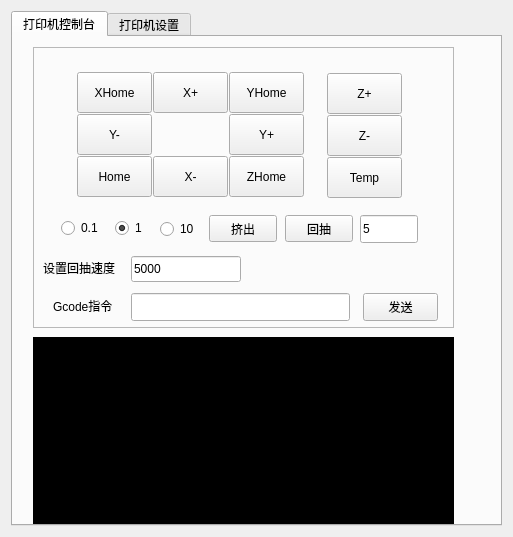
<?xml version="1.0" encoding="UTF-8"?>
<ui version="4.0">
 <class>SettingDialog</class>
 <widget class="QDialog" name="SettingDialog">
  <property name="geometry">
   <rect>
    <x>0</x>
    <y>0</y>
    <width>513</width>
    <height>537</height>
   </rect>
  </property>
  <property name="windowTitle">
   <string>Dialog</string>
  </property>
  <property name="styleSheet">
   <string notr="true"/>
  </property>
  <layout class="QVBoxLayout" name="verticalLayout">
   <item>
    <widget class="QTabWidget" name="tabWidget">
     <property name="styleSheet">
      <string notr="true"/>
     </property>
     <property name="currentIndex">
      <number>0</number>
     </property>
     <widget class="QWidget" name="Control">
      <attribute name="title">
       <string>打印机控制台</string>
      </attribute>
      <widget class="QTextBrowser" name="textBrowser">
       <property name="geometry">
        <rect>
         <x>20</x>
         <y>300</y>
         <width>421</width>
         <height>211</height>
        </rect>
       </property>
       <property name="styleSheet">
        <string notr="true">QTextBrowser
{
	
	color: rgb(255, 255, 255);
	
	background-color: rgb(0, 0, 0);
	font: 8pt &quot;微软雅黑&quot;;
}</string>
       </property>
      </widget>
      <widget class="QPushButton" name="pushButton">
       <property name="geometry">
        <rect>
         <x>355</x>
         <y>521</y>
         <width>75</width>
         <height>23</height>
        </rect>
       </property>
       <property name="text">
        <string>退出</string>
       </property>
      </widget>
      <widget class="QFrame" name="frame">
       <property name="geometry">
        <rect>
         <x>20</x>
         <y>10</y>
         <width>421</width>
         <height>281</height>
        </rect>
       </property>
       <property name="frameShape">
        <enum>QFrame::StyledPanel</enum>
       </property>
       <property name="frameShadow">
        <enum>QFrame::Raised</enum>
       </property>
       <widget class="QLineEdit" name="outlong">
        <property name="geometry">
         <rect>
          <x>327</x>
          <y>168</y>
          <width>58</width>
          <height>28</height>
         </rect>
        </property>
        <property name="text">
         <string>5</string>
        </property>
       </widget>
       <widget class="QPushButton" name="ePlus">
        <property name="geometry">
         <rect>
          <x>176</x>
          <y>168</y>
          <width>68</width>
          <height>27</height>
         </rect>
        </property>
        <property name="text">
         <string>挤出</string>
        </property>
       </widget>
       <widget class="QLineEdit" name="lineEdit">
        <property name="geometry">
         <rect>
          <x>98</x>
          <y>246</y>
          <width>219</width>
          <height>28</height>
         </rect>
        </property>
       </widget>
       <widget class="QLineEdit" name="excurdSpeed">
        <property name="geometry">
         <rect>
          <x>98</x>
          <y>209</y>
          <width>110</width>
          <height>26</height>
         </rect>
        </property>
        <property name="text">
         <string>5000</string>
        </property>
       </widget>
       <widget class="QRadioButton" name="radioButton_2">
        <property name="geometry">
         <rect>
          <x>82</x>
          <y>173</y>
          <width>42</width>
          <height>16</height>
         </rect>
        </property>
        <property name="text">
         <string>1</string>
        </property>
        <property name="checked">
         <bool>true</bool>
        </property>
       </widget>
       <widget class="QLabel" name="label_6">
        <property name="geometry">
         <rect>
          <x>10</x>
          <y>210</y>
          <width>91</width>
          <height>21</height>
         </rect>
        </property>
        <property name="text">
         <string>设置回抽速度</string>
        </property>
       </widget>
       <widget class="QPushButton" name="sendGcode">
        <property name="geometry">
         <rect>
          <x>330</x>
          <y>246</y>
          <width>75</width>
          <height>28</height>
         </rect>
        </property>
        <property name="text">
         <string>发送</string>
        </property>
       </widget>
       <widget class="QRadioButton" name="radioButton_3">
        <property name="geometry">
         <rect>
          <x>127</x>
          <y>174</y>
          <width>49</width>
          <height>16</height>
         </rect>
        </property>
        <property name="text">
         <string>10</string>
        </property>
       </widget>
       <widget class="QPushButton" name="eDele">
        <property name="geometry">
         <rect>
          <x>252</x>
          <y>168</y>
          <width>68</width>
          <height>27</height>
         </rect>
        </property>
        <property name="text">
         <string>回抽</string>
        </property>
       </widget>
       <widget class="QRadioButton" name="radioButton">
        <property name="geometry">
         <rect>
          <x>28</x>
          <y>173</y>
          <width>51</width>
          <height>16</height>
         </rect>
        </property>
        <property name="text">
         <string>0.1</string>
        </property>
       </widget>
       <widget class="QLabel" name="label_5">
        <property name="geometry">
         <rect>
          <x>20</x>
          <y>243</y>
          <width>71</width>
          <height>31</height>
         </rect>
        </property>
        <property name="text">
         <string>Gcode指令</string>
        </property>
       </widget>
       <widget class="QPushButton" name="tempture">
        <property name="geometry">
         <rect>
          <x>294</x>
          <y>110</y>
          <width>75</width>
          <height>41</height>
         </rect>
        </property>
        <property name="text">
         <string>Temp</string>
        </property>
       </widget>
       <widget class="QPushButton" name="yDele">
        <property name="geometry">
         <rect>
          <x>196</x>
          <y>67</y>
          <width>75</width>
          <height>41</height>
         </rect>
        </property>
        <property name="text">
         <string>Y+</string>
        </property>
       </widget>
       <widget class="QPushButton" name="xHome">
        <property name="geometry">
         <rect>
          <x>44</x>
          <y>25</y>
          <width>75</width>
          <height>41</height>
         </rect>
        </property>
        <property name="text">
         <string>XHome</string>
        </property>
       </widget>
       <widget class="QPushButton" name="zDele">
        <property name="geometry">
         <rect>
          <x>294</x>
          <y>68</y>
          <width>75</width>
          <height>41</height>
         </rect>
        </property>
        <property name="text">
         <string>Z-</string>
        </property>
       </widget>
       <widget class="QPushButton" name="yHome">
        <property name="geometry">
         <rect>
          <x>196</x>
          <y>25</y>
          <width>75</width>
          <height>41</height>
         </rect>
        </property>
        <property name="text">
         <string>YHome</string>
        </property>
       </widget>
       <widget class="QPushButton" name="zPlus">
        <property name="geometry">
         <rect>
          <x>294</x>
          <y>26</y>
          <width>75</width>
          <height>41</height>
         </rect>
        </property>
        <property name="text">
         <string>Z+</string>
        </property>
       </widget>
       <widget class="QPushButton" name="yPlus">
        <property name="geometry">
         <rect>
          <x>44</x>
          <y>67</y>
          <width>75</width>
          <height>41</height>
         </rect>
        </property>
        <property name="text">
         <string>Y-</string>
        </property>
       </widget>
       <widget class="QPushButton" name="xDele">
        <property name="geometry">
         <rect>
          <x>120</x>
          <y>109</y>
          <width>75</width>
          <height>41</height>
         </rect>
        </property>
        <property name="text">
         <string>X-</string>
        </property>
       </widget>
       <widget class="QPushButton" name="zHome">
        <property name="geometry">
         <rect>
          <x>196</x>
          <y>109</y>
          <width>75</width>
          <height>41</height>
         </rect>
        </property>
        <property name="text">
         <string>ZHome</string>
        </property>
       </widget>
       <widget class="QPushButton" name="xPlus">
        <property name="geometry">
         <rect>
          <x>120</x>
          <y>25</y>
          <width>75</width>
          <height>41</height>
         </rect>
        </property>
        <property name="text">
         <string>X+</string>
        </property>
       </widget>
       <widget class="QPushButton" name="xDele_2">
        <property name="geometry">
         <rect>
          <x>44</x>
          <y>109</y>
          <width>75</width>
          <height>41</height>
         </rect>
        </property>
        <property name="text">
         <string>Home</string>
        </property>
       </widget>
      </widget>
     </widget>
     <widget class="QWidget" name="tab">
      <attribute name="title">
       <string>打印机设置</string>
      </attribute>
      <widget class="QLabel" name="label">
       <property name="geometry">
        <rect>
         <x>30</x>
         <y>40</y>
         <width>81</width>
         <height>21</height>
        </rect>
       </property>
       <property name="text">
        <string>预加热时间</string>
       </property>
       <property name="alignment">
        <set>Qt::AlignCenter</set>
       </property>
      </widget>
      <widget class="QLineEdit" name="lineEdit_2">
       <property name="geometry">
        <rect>
         <x>112</x>
         <y>39</y>
         <width>111</width>
         <height>23</height>
        </rect>
       </property>
       <property name="text">
        <string>5</string>
       </property>
      </widget>
      <widget class="QLabel" name="label_2">
       <property name="geometry">
        <rect>
         <x>224</x>
         <y>40</y>
         <width>43</width>
         <height>20</height>
        </rect>
       </property>
       <property name="text">
        <string>分钟</string>
       </property>
       <property name="alignment">
        <set>Qt::AlignCenter</set>
       </property>
      </widget>
      <widget class="QLabel" name="label_3">
       <property name="geometry">
        <rect>
         <x>44</x>
         <y>73</y>
         <width>65</width>
         <height>21</height>
        </rect>
       </property>
       <property name="text">
        <string>加热温度</string>
       </property>
       <property name="alignment">
        <set>Qt::AlignCenter</set>
       </property>
      </widget>
      <widget class="QLineEdit" name="lineEdit_3">
       <property name="geometry">
        <rect>
         <x>112</x>
         <y>73</y>
         <width>111</width>
         <height>23</height>
        </rect>
       </property>
       <property name="text">
        <string>35</string>
       </property>
      </widget>
      <widget class="QLabel" name="label_4">
       <property name="geometry">
        <rect>
         <x>225</x>
         <y>74</y>
         <width>43</width>
         <height>20</height>
        </rect>
       </property>
       <property name="text">
        <string>度</string>
       </property>
       <property name="alignment">
        <set>Qt::AlignCenter</set>
       </property>
      </widget>
      <widget class="QCustomPlot" name="cusplot" native="true">
       <property name="geometry">
        <rect>
         <x>30</x>
         <y>230</y>
         <width>411</width>
         <height>301</height>
        </rect>
       </property>
      </widget>
      <widget class="QLabel" name="label_7">
       <property name="geometry">
        <rect>
         <x>50</x>
         <y>110</y>
         <width>58</width>
         <height>21</height>
        </rect>
       </property>
       <property name="text">
        <string>耗材半径</string>
       </property>
      </widget>
      <widget class="QLineEdit" name="filamentDiameter">
       <property name="geometry">
        <rect>
         <x>112</x>
         <y>109</y>
         <width>112</width>
         <height>24</height>
        </rect>
       </property>
       <property name="text">
        <string>2980</string>
       </property>
      </widget>
      <widget class="QLabel" name="label_8">
       <property name="geometry">
        <rect>
         <x>38</x>
         <y>146</y>
         <width>70</width>
         <height>21</height>
        </rect>
       </property>
       <property name="text">
        <string>挤出头宽度</string>
       </property>
      </widget>
      <widget class="QLineEdit" name="extrusionWidth">
       <property name="geometry">
        <rect>
         <x>112</x>
         <y>147</y>
         <width>113</width>
         <height>22</height>
        </rect>
       </property>
       <property name="text">
        <string>4000</string>
       </property>
      </widget>
      <widget class="QLabel" name="label_9">
       <property name="geometry">
        <rect>
         <x>43</x>
         <y>180</y>
         <width>61</width>
         <height>20</height>
        </rect>
       </property>
       <property name="text">
        <string>打印速度</string>
       </property>
      </widget>
      <widget class="QLineEdit" name="printSpeed">
       <property name="geometry">
        <rect>
         <x>113</x>
         <y>180</y>
         <width>113</width>
         <height>21</height>
        </rect>
       </property>
       <property name="text">
        <string>50</string>
       </property>
      </widget>
     </widget>
    </widget>
   </item>
  </layout>
 </widget>
 <customwidgets>
  <customwidget>
   <class>QCustomPlot</class>
   <extends>QWidget</extends>
   <header>./Plot/qcustomplot.h</header>
   <container>1</container>
  </customwidget>
 </customwidgets>
 <resources/>
 <connections/>
</ui>
